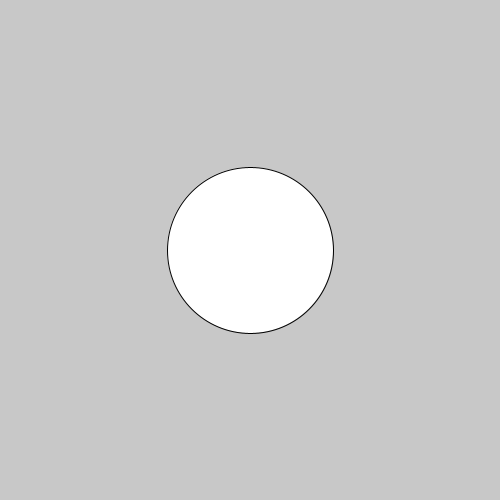
Frame 1 (no input)
Frame 60 (the mouse pressed at the canvas centre just before this capture): identical to frame 1, image omitted
Frame 120 (the mouse held since frame 60 and released just before this capture): identical to frame 1, image omitted

The Processing sketch that drew this single still picture (run headless with seeded random() and noise(); from frame 60 on, the mouse is pressed at the canvas centre):

// Processing sketch: 04_width_and_height
// ── 04_width_and_height.pde
// Processing has some built-in variables that will help you develop your sketches.
// Two really useful variables are width and height, which store the horizontal
// and vertical size of your sketch window.

void setup() {
  size(500, 500);
}

void draw() {
  background(200);

  // width and height can only be used inside of Processing functions like setup() and draw()
  int centerX = width / 2;
  int centerY = height / 2;

  // this will draw a circle in the center of the window,
  // with a size proportional to the width of the sketch window
  int ellipseSize = width / 3;
  ellipse(centerX, centerY, ellipseSize, ellipseSize);
}
